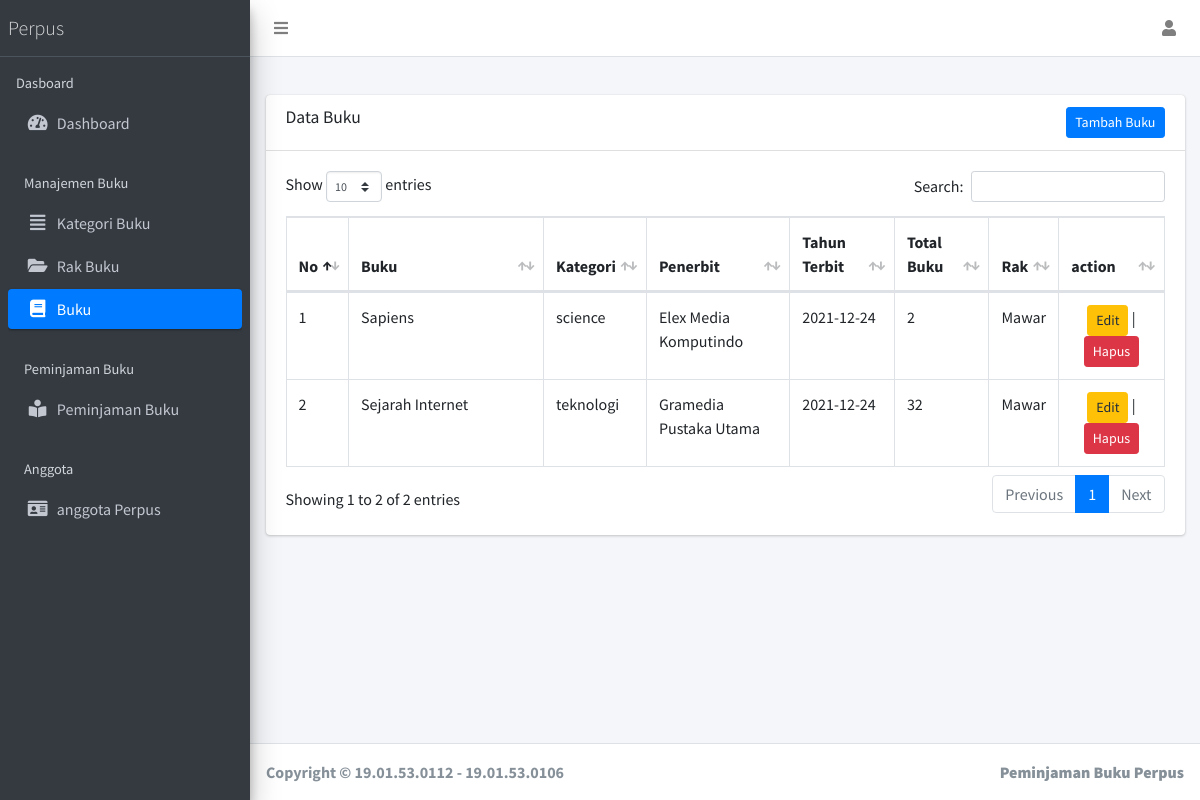
Page /index.php/public/?page=buku (signed in) on the earlier database version.
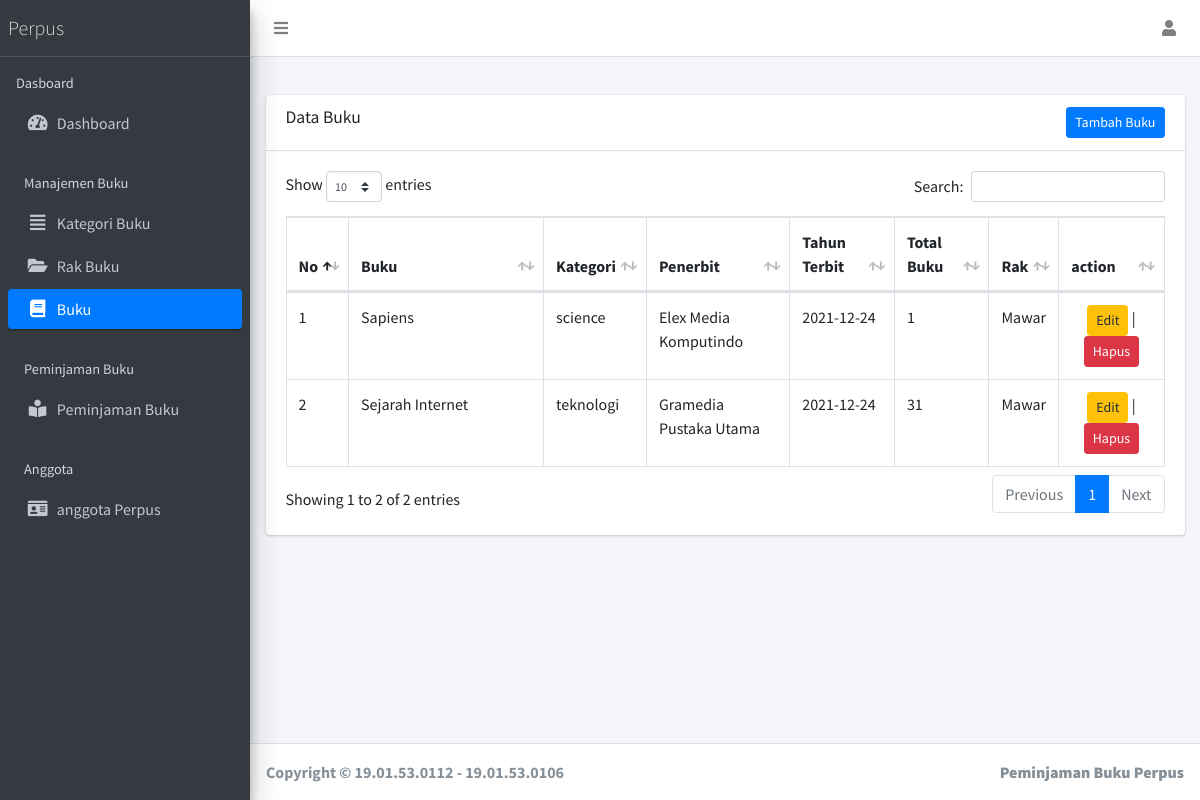
Same page on the later database version.
### tables this page shows
CREATE TABLE `buku` (
  `id` int(11) NOT NULL,
  `id_kategori` int(11) NOT NULL,
  `nama_buku` varchar(255) NOT NULL,
  `penerbit` varchar(255) NOT NULL,
  `tahun-terbit` varchar(255) NOT NULL,
  `total_buku` int(11) NOT NULL,
  `rak` int(11) NOT NULL
);

CREATE TABLE `kategori_buku` (
  `id` int(11) NOT NULL,
  `jenis` varchar(255) NOT NULL
);

CREATE TABLE `rak_buku` (
  `id` int(11) NOT NULL,
  `no_rak` varchar(11) NOT NULL,
  `nama_rak` varchar(255) NOT NULL,
  `tempat` varchar(255) NOT NULL
);

### views/main/buku/index.php (the view, shortened to what this page needs)
<div class="row">
  <div class="col-12">
    <div class="card">
      <div class="card-header">
        <h3 class="card-title">Data Buku</h3>
        <a href="?page=add-buku" class=" float-right btn-sm btn btn-primary">Tambah Buku</a>
      </div>
      <div class="card-body">
        <table id="example1" class="table table-bordered table-hover">
          <thead>
            <tr>
              <th>No</th>
              <th>Buku</th>
              <th>Kategori</th>
              <th>Penerbit</th>
              <th>Tahun Terbit</th>
              <th>Total Buku</th>
              <th>Rak</th>
              <th>action</th>
            </tr>
          </thead>
          <tbody>
            <?php
            $no = 1;
            $kategori = "SELECT buku.*,kategori_buku.jenis,rak_buku.nama_rak  FROM buku LEFT JOIN kategori_buku ON buku.id_kategori = kategori_buku.id LEFT JOIN rak_buku ON buku.rak = rak_buku.id";
            $query = mysqli_query($koneksi, $kategori) or die(mysqli_error($koneksi));
            while ($data = mysqli_fetch_assoc($query)) : ?>
              <tr>
                <td><?= $no++ ?></td>
                <td style="width: 170px;"><?= $data['nama_buku'] ?></td>
                <td><?= $data['jenis'] ?></td>
                <td><?= $data['penerbit'] ?></td>
                <td><?= $data['tahun-terbit'] ?></td>
                <td><?= $data['total_buku'] ?></td>
                <td><?= $data['nama_rak'] ?></td>
                <td class="text-center">
                  <a href="?page=edit-buku&id=<?= $data['id'] ?>" class="btn btn-warning btn-sm">Edit</a> |
                  <form action="" method="post" style="display: inline;">
                    <button type="submit" name="delete" onclick="return confirm('yakin ingin menghapus data ini?')" class="btn btn-danger btn-sm">Hapus</button>
                  </form>
                </td>
              </tr>
            <?php endwhile; ?>
          </tbody>
        </table>
      </div>
    </div>
  </div>
</div>

Differences in the rows shown:
changed buku "Sapiens": total_buku "2" → "1"
changed buku "Sejarah Internet": total_buku "32" → "31"
